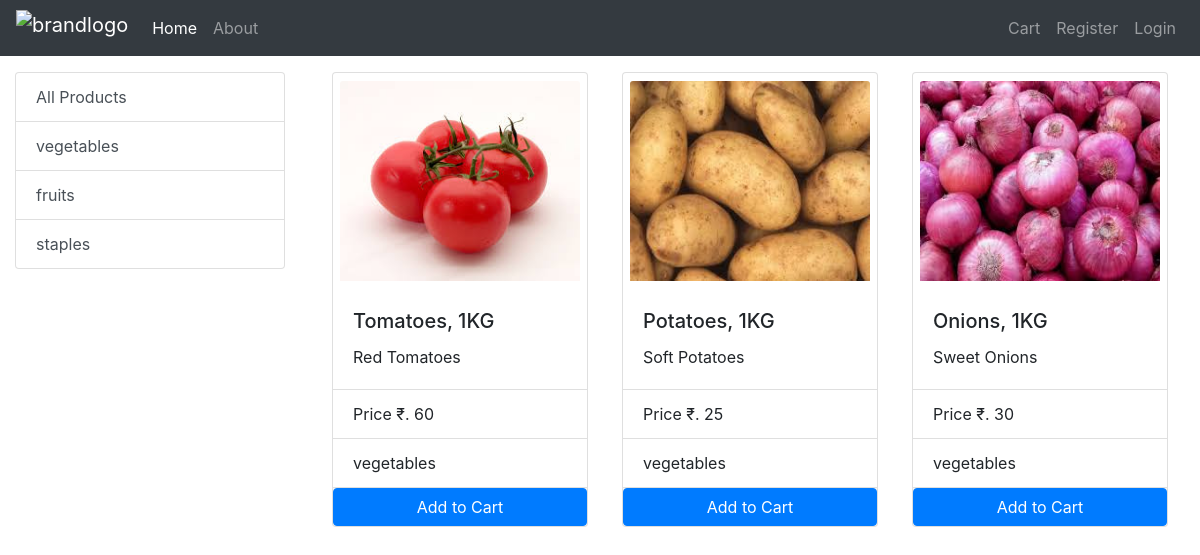
/?category=1, run on the app's committed database.
### store/models/category.py (models this page shows)
class Category(models.Model):
    name = models.CharField(max_length=25)
    @staticmethod
    def get_all_categories():
        return Category.objects.all()
    def __str__(self):
        return self.name

### store/models/product.py (models this page shows, shortened)
class Product(models.Model):
    name = models.CharField(max_length=50)
    price = models.IntegerField(default=0)
    category = models.ForeignKey(Category, on_delete=models.CASCADE, default=1)
    description = models.CharField(max_length=200, default='')
    image = models.ImageField(upload_to='products')
    @staticmethod
    def get_products_by_id(cid):
        if cid:
            return Product.objects.filter(category=cid)
        else:
            return Product.get_all_products()

### store/views.py (the view, shortened to what this page needs)
# urls.py: 2. Add a URL to urlpatterns:  path('', views.home, name='home')
def home(request):
    if request.method == 'GET':
        cart = request.session.get('cart')
        if not cart:
            request.session['cart'] = {}
        products = None
        categories = Category.get_all_categories()
        cid = request.GET.get('category')
        if cid:
            products = Product.get_products_by_id(cid)
        else:
            products = Product.get_all_products()
        data = {
            'products': products,
            'categories': categories,
        }
        return render(request, 'store/home.html', data)

### store/templatetags/cart.py (called while the page is built)
@register.filter(name='is_in_cart')
def is_in_cart(product, cart):
    keys = cart.keys()
    for id in keys:
        if int(id) == product.id:
            return True
    return False

@register.filter(name='currency_converter')
def currency_converter(cost):
    return "₹. "+str(cost)

### store/templates/store/home.html (shortened to what this page needs)
{% extends "store/base.html" %}
{% block content %}
{% load cart %}
<div class="container-fluid">
    <div class="row">
        <div class="col-md-3 mx-auto mt-3">
            <div class="list-group">
                <a class="list-group-item list-group-item-action" href="/">All Products</a>
                {% for c in categories %}
                <a class="list-group-item list-group-item-action" href="?category={{ c.id }}">{{ c.name }}</a>
                {% endfor %}
            </div>
        </div>
        <div id="products" class="col-md-9 mx-auto mt-3">
            <div class="row mx-auto">
                {% for p in products %}
                    <div id="{{ p.id }}" class="card mx-auto mb-3">
                        <img class="card-img-top" src="{{p.image.url}}" alt="img">
                        <div class="card-body">
                            <h5 class="card-title">{{ p.name }}</h5>
                            <p class="card-text">{{ p.description }}</p>
                        </div>
                        <ul class="list-group list-group-flush">
                            <li class="list-group-item">Price {{ p.price|currency_converter }}</li>
                            <li class="list-group-item">{{ p.category }}</li>
                        </ul>
                        <div class="card-footer p-0">
                            {% if p|is_in_cart:request.session.cart %}
                            <div class="row mx-0">
                                <form action="/#{{ p.id }}" method="POST" class="col-2 p-0">
                                    {% csrf_token %}
                                    <input hidden type="text" name="product" value="{{ p.id }}"/>
                                    <input hidden type="text" name="remove" value="True"/>
                                    <input value=" - " type="submit" class="btn btn-primary"/>
                                </form>
                                <div class="text-center col-8 my-auto">{{ p|product_quantity:request.session.cart }} in cart</div>
                                <form action="/#{{ p.id }}" method="POST" class="col-2 p-0">
                                    {% csrf_token %}
                                    <input hidden type="text" name="product" value="{{ p.id }}"/>
                                    <input value=" + " type="submit" class="btn btn-primary"/>
                                </form>
                            </div>
                            {% else %}
                            <form action="/#{{ p.id }}" method="POST">
                                <input type="submit" class="btn btn-primary col" value="Add to Cart"/>
                            </form>
                            {% endif %}
                        </div>
                    </div>
                {% endfor %}
            </div>
        </div>
    </div>
</div>
{% endblock content %}

### store/templates/store/base.html (style rules this page uses)
body { -webkit-user-select: none; -moz-user-select: none; -ms-user-select: none; user-select: none; }
.card { width: 16rem; }
.card > img { width: 15rem; height: 200px; margin: 0.5rem auto; }

### data on the page
Category: name "vegetables"
Category: name "fruits"
Category: name "staples"
Product: image (picture), name "Tomatoes, 1KG", description "Red Tomatoes", price "₹. 60", category "vegetables"
Product: image (picture), name "Potatoes, 1KG", description "Soft Potatoes", price "₹. 25", category "vegetables"
Product: image (picture), name "Onions, 1KG", description "Sweet Onions", price "₹. 30", category "vegetables"
